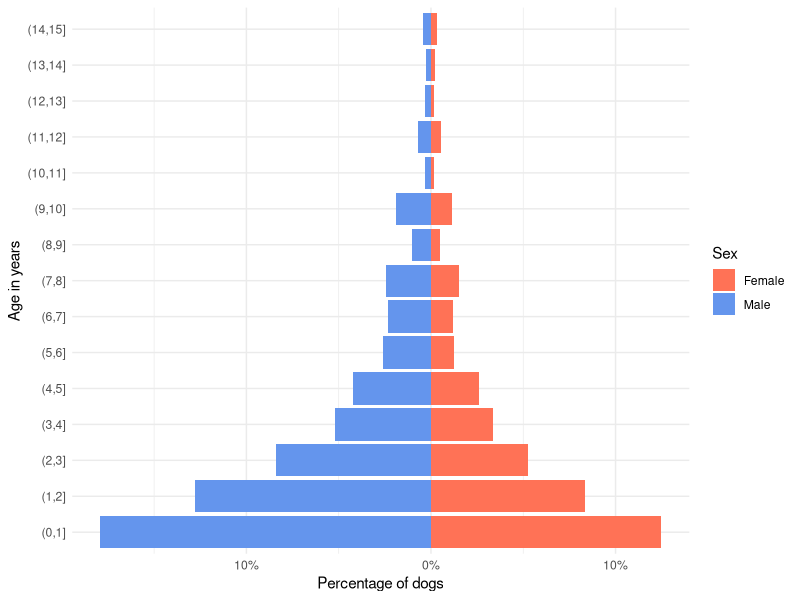
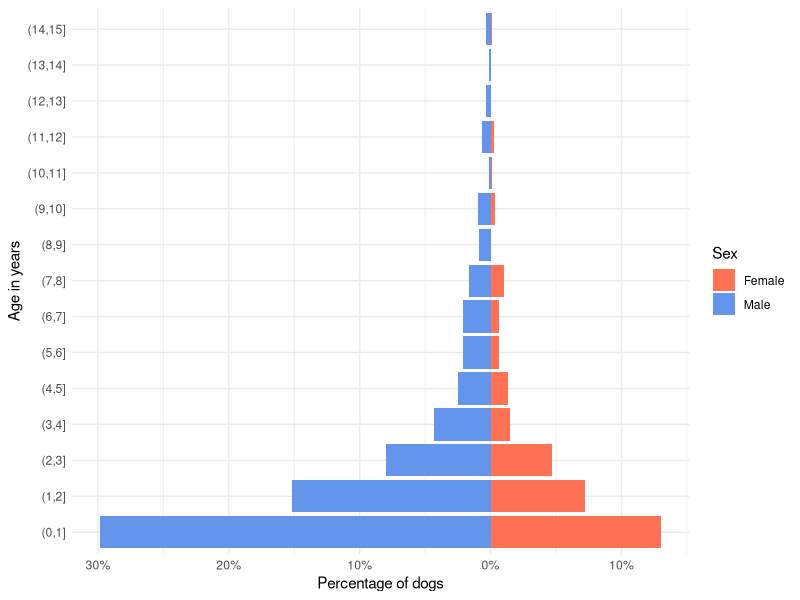
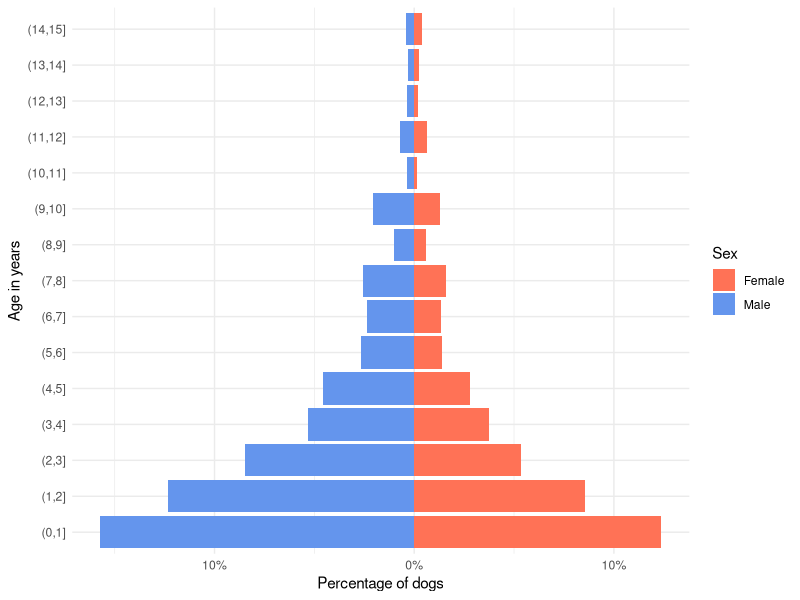

These figures' R source, in order:
# Paper analysis - canine ecology
# Elvis Diaz

# Library
library(tidyverse)

# calling database
setwd("/Users/pmacs/Desktop/Envío Paper Dinanica/Bases")

# Loading dataset - 2016
dogs <- read.csv("dogs16_data.csv", sep = ";")
houses <- read.csv("houses16_data.csv", sep = ";")

# Loading dataset - Cohort
dogs_cohort <- read.csv("dogs_cohort.csv", sep = ";")
houses_cohort <- read.csv("houses_cohort.csv", sep = ";")

# Periurban
houses_p<-houses_cohort[houses_cohort$TYPE_L=="periurban",] #212

# Urban
houses_u<-houses_cohort[houses_cohort$TYPE_L=="urban",] #673
# Identify cohort Houses
cohort_ids <- houses_cohort$UNICODE

# Select dogs - 2016
dogs16 <- dogs_cohort %>%
  filter(UNICODE %in% cohort_ids, ESTADO == "Seguimiento" | is.na(ESTADO))

# Dogs of 2017
dogs17 <- dogs_cohort %>%
  filter(!is.na(ESTADO), SIGUE_EN_CASA17 == "Si" | ESTADO == "Nuevo",
         UNICODE %in% cohort_ids)

# Separate by area
dogs16_area <- split(dogs16, dogs16$TYPE_L)
dogs17_area <- split(dogs17, dogs17$TYPE_L)

# By group
dogs16_p <- dogs16_area$periurban
dogs16_u <- dogs16_area$urban
dogs17_p <- dogs17_area$periurban
dogs17_u <- dogs17_area$urban

# By area
# Periurban
  houses_p<-houses_cohort[houses_cohort$TYPE_L=="periurban",] #212
  
# Urban
  houses_u<-houses_cohort[houses_cohort$TYPE_L=="urban",] #673
  
#------------------------------------------------------------------------------#
# Table 1.
  #### Proportion of houses with dogs ---- 
  houses_u$HAY_PERROS17[houses_u$HAY_PERROS17==""]<-"No"
  
  # Periurban
  tbl_p <- cbind(table(houses_p$PERROS), table(houses_p$HAY_PERROS17))
  test_p <- chisq.test(tbl_p, correct = TRUE)
  
  # Urban
  tbl_u <- cbind(table(houses_u$PERROS), table(houses_u$HAY_PERROS17))
  test_u <- chisq.test(tbl_u, correct = TRUE)
  
  # Table
  table1_proportion <- data.frame(
    Variable = "Proportion of houses with dogs",
    Periurban_2016 = mean(houses_p$PERROS == "SI", na.rm = TRUE),
    Periurban_2017 = mean(houses_p$HAY_PERROS17 == "Si", na.rm = TRUE),
    P_periurban = test_p$p.value,
    Urban_2016 = mean(houses_u$PERROS == "SI", na.rm = TRUE),
    Urban_2017 = mean(houses_u$HAY_PERROS17 == "Si", na.rm = TRUE),
    P_urban = test_u$p.value)
  
  # Round values
  table1_proportion[-1] <- lapply(table1_proportion[-1], round, 3)
  
  # Display table
  knitr::kable(table1_proportion, caption = "Proportion of houses with dogs")
  
#### Ratio of human to dog ----  
  # Convert variables to numeric
  houses_p <- houses_p %>%
    mutate(CUANTOS = as.numeric(CUANTOS))
  
  houses_u <- houses_u %>%
    mutate(CUANTOS = as.numeric(CUANTOS))
  
  # Replace missing-value code
  houses_p$CANTIDAD_PERSONAS17[houses_p$CANTIDAD_PERSONAS17 == 9999] <- NA
  houses_u$CANTIDAD_PERSONAS17[houses_u$CANTIDAD_PERSONAS17 == 9999] <- NA
  
  # Bootstrap for human-to-dog ratio
  bootstrap_ratio <- function(data, people, dogs,
                              n_people, n_dogs, B = 10000) {
    df_people <- na.omit(data[[people]])
    df_dogs <- na.omit(data[[dogs]])
    replicate(B, {
      sum(sample(df_people, n_people, replace = TRUE)) /
        sum(sample(df_dogs, n_dogs, replace = TRUE))})}
  set.seed(1977)
  
  # Periurban
  ratios_p16 <- bootstrap_ratio(houses_p, "VIVEN_TOTAL", "CUANTOS", 212, 212)
  
  ratios_p17 <- bootstrap_ratio(houses_p, "CANTIDAD_PERSONAS17", "CUANTOS_PERROS17", 211, 212)
  
  # Urban
  ratios_u16 <- bootstrap_ratio(houses_u, "VIVEN_TOTAL", "CUANTOS", 665, 673)
  
  ratios_u17 <- bootstrap_ratio(houses_u, "CANTIDAD_PERSONAS17", "CUANTOS_PERROS17", 670, 673)
  
  # Observed ratios
  ratio_p16 <- sum(houses_p$VIVEN_TOTAL, na.rm = TRUE) /
    sum(houses_p$CUANTOS, na.rm = TRUE)
  ratio_p17 <- sum(houses_p$CANTIDAD_PERSONAS17, na.rm = TRUE) /
    sum(houses_p$CUANTOS_PERROS17, na.rm = TRUE)
  ratio_u16 <- sum(houses_u$VIVEN_TOTAL, na.rm = TRUE) /
    sum(houses_u$CUANTOS, na.rm = TRUE)
  ratio_u17 <- sum(houses_u$CANTIDAD_PERSONAS17, na.rm = TRUE) /
    sum(houses_u$CUANTOS_PERROS17, na.rm = TRUE)
  
  # Bootstrap confidence intervals
  ci_ratio <- function(x) {quantile(x, c(0.025, 0.975), na.rm = TRUE)}
  ci_p16 <- ci_ratio(ratios_p16)
  ci_p17 <- ci_ratio(ratios_p17)
  ci_u16 <- ci_ratio(ratios_u16)
  ci_u17 <- ci_ratio(ratios_u17)
  
  # Bootstrap comparison of ratios
  bootstrap_pvalue <- function(x, y, observed, B = 9999) {
    boot <- replicate(B, {
    mean(sample(x, length(x), replace = TRUE)) /
    mean(sample(y, length(y), replace = TRUE))})
    (1 + sum(boot >= observed)) / (B + 1)}
  
  # Periurban
  ratio_ratios_p <- ratio_p16 / ratio_p17
  p_ratio_p <- bootstrap_pvalue(ratios_p16, ratios_p17, ratio_ratios_p)
  
  # Urban
  ratio_ratios_u <- ratio_u16 / ratio_u17
  p_ratio_u <- bootstrap_pvalue(ratios_u16, ratios_u17, ratio_ratios_u)
  
  # Table 1 - Human-to-dog ratio
  table1_ratio <- data.frame(
    Variable = "Ratio of human to dog",
    Periurban_2016 = paste0(round(ratio_p16, 2), ":1"),
    Periurban_2017 = paste0(round(ratio_p17, 2), ":1"),
    P_periurban = round(p_ratio_p, 3),
    Urban_2016 = paste0(round(ratio_u16, 2), ":1"),
    Urban_2017 = paste0(round(ratio_u17, 2), ":1"),
    P_urban = round(p_ratio_u, 3))
  knitr::kable(table1_ratio,caption = "Human-to-dog")
  
  #### Canine population density ----
  # Number of dogs per household: PERIURBAN
  dogs_house_p <- houses_p %>%
    distinct(UNICODE) %>%
    left_join(
      dogs16_p %>% dplyr::count(UNICODE, name = "dogs_2016"), by = "UNICODE") %>%
    left_join(
      dogs17_p %>% dplyr::count(UNICODE, name = "dogs_2017"), by = "UNICODE") %>%
    mutate(
      dogs_2016 = replace_na(dogs_2016, 0), dogs_2017 = replace_na(dogs_2017, 0))
  
  # Number of dogs per household: URBAN
  dogs_house_u <- houses_u %>%
    distinct(UNICODE) %>%
    left_join(
      dogs16_u %>% dplyr::count(UNICODE, name = "dogs_2016"), by = "UNICODE") %>%
    left_join(dogs17_u %>% dplyr::count(UNICODE, name = "dogs_2017"), by = "UNICODE") %>%
    mutate(dogs_2016 = replace_na(dogs_2016, 0), dogs_2017 = replace_na(dogs_2017, 0))
  
#### Mean dogs per house (SD) ----
  # Convert variables to numeric
  houses_cohort <- houses_cohort %>%
    mutate(CUANTOS = as.numeric(CUANTOS),
      CUANTOS_PERROS17 = as.numeric(CUANTOS_PERROS17))
  
  # Mean dogs per house (SD)
  mean_dogs <- function(data, area) {
    d <- data %>% filter(TYPE_L == area)
    
    # Descriptive statistics
    mean16 <- mean(d$CUANTOS, na.rm = TRUE)
    sd16   <- sd(d$CUANTOS, na.rm = TRUE)
    mean17 <- mean(d$CUANTOS_PERROS17, na.rm = TRUE)
    sd17   <- sd(d$CUANTOS_PERROS17, na.rm = TRUE)
    
    # Paired t-test
    p <- t.test(d$CUANTOS, d$CUANTOS_PERROS17, paired = TRUE)$p.value
    data.frame(Area = area, Mean_2016 = mean16, SD_2016 = sd16,
               Mean_2017 = mean17, SD_2017 = sd17, P_value = p)}
  
  # Apply function
  results_mean_dogs <- bind_rows(
    mean_dogs(houses_cohort, "periurban"),
    mean_dogs(houses_cohort, "urban"))
  results_mean_dogs
  knitr::kable(results_mean_dogs, digits = 2, caption = "Mean dogs per house")
  
#------------------------------------------------------------------------------# 
# Figure 2. Baseline sex and age distribution in urban and periurban areas
  # DOG SEX
  dogs$SEXO[dogs$SEXO == "F"] <- "H"
  dogs$SEX <- factor(dogs$SEXO, levels = c("H", "M"), labels = c("Female", "Male"))
  table(dogs$SEX, useNA = "always")
  
  # DOG AGE
  dogs$EDAD_M[dogs$EDAD_M == "NS"] <- NA
  dogs$EDAD_A[dogs$EDAD_A == "NS"] <- NA
  
  dogs$dogageyear <- as.numeric(as.character(dogs$EDAD_A))
  dogs$dogagemonth <- as.numeric(as.character(dogs$EDAD_M))
  dogs$dogage <- dogs$dogageyear * 12 + dogs$dogagemonth
  dogs$dogage1 <- round(dogs$dogage / 12, digits = 1)
  
  # Separating by area
  peri <- dogs[dogs$TYPE_L == "periurban", ]
  urban <- dogs[dogs$TYPE_L == "urban", ]
  
  # Age intervals
  rangos.valor  <- cut(dogs$dogage1, seq(0, 15, by = 1))
  rangos.valor1 <- cut(peri$dogage1, seq(0, 15, by = 1))
  rangos.valor2 <- cut(urban$dogage1, seq(0, 15, by = 1))
  
  edad_sexo <- table(dogs$SEX, rangos.valor)
  test1 <- data.frame(edad_sexo)
  df0 <- data.frame(Edad = test1$rangos.valor, Sex = test1$Var1, Poblacion = test1$Freq)
  
  # Calculating percentages
  df0$Percentage <- df0$Poblacion / sum(df0$Poblacion) * 100
  
  # Plot
  plot <- ggplot(
    data = df0,
    mapping = aes(
      x = ifelse(Sex == "Male", -Percentage, Percentage),
      y = Edad, fill = Sex)) +
    geom_bar(stat = "identity") +
    scale_fill_manual(values = c("coral1", "cornflowerblue")) +
    scale_x_continuous(labels = function(x) paste0(abs(x), "%")) +
    labs(x = "Percentage of dogs",y = "Age in years",fill = "Sex") +
    theme_minimal()
  
  plot
  
 # Periurban
  edad_rango1 <- table(peri$SEX, rangos.valor1)
  test1 <- data.frame(edad_rango1)
  df0 <- data.frame(Edad = test1$rangos.valor1,Sex = test1$Var1,Poblacion = test1$Freq)
  df0$Percentage <- df0$Poblacion / sum(df0$Poblacion) * 100

  plot1 <- ggplot(
    data = df0,mapping = aes(
      x = ifelse(Sex == "Male", -Percentage, Percentage),
      y = Edad,fill = Sex)) +
    geom_bar(stat = "identity") +
    scale_fill_manual(values = c("coral1", "cornflowerblue")) +
    scale_x_continuous(labels = function(x) paste0(abs(x), "%")) +
    labs(x = "Percentage of dogs",y = "Age in years",fill = "Sex") +
    theme_minimal()
  
  plot1
  
# Urban
  edad_rango2 <- table(urban$SEX, rangos.valor2)
  test1 <- data.frame(edad_rango2)
  df0 <- data.frame(Edad = test1$rangos.valor2,
    Sex = test1$Var1, Poblacion = test1$Freq)
  df0$Percentage <- df0$Poblacion / sum(df0$Poblacion) * 100
  
  plot2 <- ggplot(
    data = df0, mapping = aes(
      x = ifelse(Sex == "Male", -Percentage, Percentage),
      y = Edad, fill = Sex)) +
    geom_bar(stat = "identity") +
    scale_fill_manual(values = c("coral1", "cornflowerblue")) +
    scale_x_continuous(labels = function(x) paste0(abs(x), "%")) +
    labs(x = "Percentage of dogs", y = "Age in years", fill = "Sex") +
    theme_minimal()
  
  plot2
  
#------------------------------------------------------------------------------#  
# Table 2. Origin of dogs that entered the cohort
  dogs17_new <- dogs_cohort %>%
    filter(UNICODE %in% cohort_ids,ESTADO == "Nuevo")
  
  # ORIGIN OF NEW DOGS
  
  # Frequency table
  tabla_procedencia <- table(
    dogs17_new$PROCEDENCIA,
    dogs17_new$TYPE_L
  )
  
  # Absolute frequencies
  tabla_procedencia
  
  # Percentages by TYPE_L
  round(prop.table(tabla_procedencia, margin = 2) * 100, 1) 
  
  fisher.test(tabla_procedencia)
  
  # PLACE OF ORIGIN OF NEW DOGS
  dogs17_new$DONDE_TRAJERON17[
    dogs17_new$PROCEDENCIA == "CRIA DE MIS PERRAS.NACIO AQUI"
  ] <- "Nacio en esta vivienda"
  
  # Frequency table
  tabla_donde_trajeron <- table(
    dogs17_new$DONDE_TRAJERON17,
    dogs17_new$TYPE_L
  )
  
  # Absolute frequencies
  tabla_donde_trajeron
  
  # Percentages by TYPE_L
  round(prop.table(tabla_donde_trajeron, margin = 2) * 100, 1) 
  
  fisher.test(tabla_donde_trajeron)
#------------------------------------------------------------------------------#
# Table 3. Access
 
  # Cleaning empty values
  dogs16_p$ACCESO_CALLE[dogs16_p$ACCESO_CALLE == ""] <- NA
  dogs16_u$ACCESO_CALLE[dogs16_u$ACCESO_CALLE == ""] <- NA
  
  # Building the combined dataset
  acceso16 <- data.frame(
    ACCESO_CALLE = c(dogs16_p$ACCESO_CALLE, dogs16_u$ACCESO_CALLE),
    TYPE_L = factor(c(rep("Periurban", nrow(dogs16_p)),
        rep("Urban", nrow(dogs16_u))),levels = c("Periurban", "Urban")))
  
  # Frequencies and percentages
  tab_acceso16 <- table(acceso16$ACCESO_CALLE, acceso16$TYPE_L)
  
  tab_acceso16
  round(prop.table(tab_acceso16, margin = 2) * 100, 1)
  
  # Chi-square test
  chisq.test(tab_acceso16, correct = FALSE)
  
  # RESTRICTION LEVELS - 2017
  
  # Grouping exit categories
  dogs17$COMO_PERMANECE_CASA17[
    dogs17$COMO_PERMANECE_CASA17 %in% c("sale_dia", "sale_noche")
  ] <- "sale_una_o_dos_veces_al_dia"
  
  # Frequency table
  tab_restriccion17 <- table(dogs17$COMO_PERMANECE_CASA17, dogs17$TYPE_L)
  
  # Percentages by area
  round(prop.table(tab_restriccion17, margin = 2) * 100, 1)
  
  # Fisher
  fisher.test(tab_restriccion17)
  
  # DOG WALKING - 2016
  
  paseo16 <- data.frame(
    PASEAN16 = c(dogs16_p$PASEAN16, dogs16_u$PASEAN16),
    TYPE_L = factor(c(rep("Periurban", nrow(dogs16_p)),
        rep("Urban", nrow(dogs16_u))),
      levels = c("Periurban", "Urban")))
  paseo16$PASEAN16[paseo16$PASEAN16 == ""] <- NA
  
  tab_paseo16 <- table(paseo16$PASEAN16, paseo16$TYPE_L)
  round(prop.table(tab_paseo16, margin = 2) * 100, 1)
  chisq.test(tab_paseo16, correct = FALSE)
  
  #### DOG WALKING - 2017 ####
  tab_paseo17 <- table(dogs17$PASEAN17, dogs17$TYPE_L)
  round(prop.table(tab_paseo17, margin = 2) * 100, 1)
  chisq.test(tab_paseo17, correct = FALSE)
  
  # LEASH USE - 2016

  # Cleaning missing values
  dogs16_p$CORREA16[dogs16_p$CORREA16 %in% c("NS", "")] <- NA
  dogs16_u$CORREA16[dogs16_u$CORREA16 %in% c("NS", "")] <- NA
  
  correa16 <- data.frame(
    CORREA16 = c(dogs16_p$CORREA16, dogs16_u$CORREA16),
    TYPE_L = factor(c(rep("Periurban", nrow(dogs16_p)),
        rep("Urban", nrow(dogs16_u))),
      levels = c("Periurban", "Urban")))
  
  tab_correa16 <- table(correa16$CORREA16, correa16$TYPE_L)
  round(prop.table(tab_correa16, margin = 2) * 100, 1)
  chisq.test(tab_correa16, correct = FALSE)
  
  #### LEASH USE - 2017 ####
  tab_correa17 <- table(dogs17$PASEAN_CORREA17, dogs17$TYPE_L)
  round(prop.table(tab_correa17, margin = 2) * 100, 1)
  chisq.test(tab_correa17, correct = FALSE)

#------------------------------------------------------------------------------#
# Table 4. Dogs exiting the cohort 
  # Loading data
  dogs <- read.csv("dogs_exit.csv", sep = ";")
  
  # Selecting dogs that exited the cohort
  dogs <- dogs[!is.na(dogs$ESTADO) & dogs$ESTADO == "Seguimiento" &
          dogs$SIGUE_EN_CASA17 %in% c("No", "perro_no_es_esta_vivienda"),]
  
  # Checking sample size
  table(dogs$TYPE_L)

  # Sex - Frequencies
  tabla_sexo <- table(dogs$SEXO, dogs$TYPE_L)
  
  # Percentage of females
  round(prop.table(tabla_sexo, 2)["H", ] * 100, 1)
  
  # Chi-square
  chisq.test(tabla_sexo)
  
  # Calculating age in months
  dogs$dogageyear <- as.numeric(as.character(dogs$EDAD_ANIO17))
  dogs$dogagemonth <- as.numeric(as.character(dogs$EDAD_MESES17))
  dogs$dogage <- dogs$dogageyear * 12 + dogs$dogagemonth
  
  # Separating by area
  dogs_periurban <- dogs[dogs$TYPE_L == "periurban", ]
  dogs_urban <- dogs[dogs$TYPE_L == "urban", ]
  
  # Median and IQR
  median(dogs_periurban$dogage, na.rm = TRUE)
  quantile(dogs_periurban$dogage, c(0.25, 0.75), na.rm = TRUE)
  
  median(dogs_urban$dogage, na.rm = TRUE)
  quantile(dogs_urban$dogage, c(0.25, 0.75), na.rm = TRUE)
  
  # Mann-Whitney
  wilcox.test(dogage ~ TYPE_L, data = dogs)
  
  # Mean and standard deviation
  mean(dogs_periurban$dogage, na.rm = TRUE)
  sd(dogs_periurban$dogage, na.rm = TRUE)
  
  mean(dogs_urban$dogage, na.rm = TRUE)
  sd(dogs_urban$dogage, na.rm = TRUE)
  
  # Student t-test
  t.test(dogage ~ TYPE_L, data = dogs) 
  
  # Purebred - Frequencies
  tabla_raza <- table(dogs$RAZA, dogs$TYPE_L)
  
  # Percentage of purebred dogs
  round(prop.table(tabla_raza, 2)["R", ] * 100, 1)
  
  # Chi-square
  chisq.test(tabla_raza)
  
  # Vaccinated - Excluding NS
  dogs$ESTE_ANIO_VACUNARON17[dogs$ESTE_ANIO_VACUNARON17 == "NS"] <- NA
  
  # Frequencies
  tabla_vacuna <- table(dogs$ESTE_ANIO_VACUNARON17,dogs$TYPE_L)
  
  # Percentage vaccinated
  round(prop.table(tabla_vacuna, 2)["Si", ] * 100, 1)
  
  # Chi-square
  chisq.test(tabla_vacuna)
  
  # Access - Excluding blank responses
  dogs$ACCESO_CALLE16[dogs$ACCESO_CALLE16 == ""] <- NA
  
  # Frequencies
  tabla_acceso <- table(dogs$ACCESO_CALLE16,dogs$TYPE_L)
  
  # Percentage with free access
  round(prop.table(tabla_acceso, 2)["SI", ] * 100, 1)
  
  # Chi-square
  chisq.test(tabla_acceso)
  
  # Exit - Frequencies
  tabla_salida <- table(dogs$CAUSA_NO_ESTE17,dogs$TYPE_L)
  
  # Percentages by area
  round(prop.table(tabla_salida, 2) * 100, 1)
  
  # Fisher exact test (hybrid)
  fisher.test(tabla_salida,hybrid = TRUE,workspace = 2e7)
  
  # Emigration - Selecting dogs sent to another household
  send_other <- dogs[
    dogs$CAUSA_NO_ESTE17 == "otra_casa" & !is.na(dogs$CAUSA_NO_ESTE17),]
  
  # Reviewing original destinations
  table(send_other$OTRA_CIUDAD17, useNA = "ifany")
  
  # Replacing "ns" with NA
  send_other$OTRA_CIUDAD17[
    tolower(trimws(send_other$OTRA_CIUDAD17)) == "ns"] <- NA
  
  # Standardizing responses
  send_other$OTRA_CIUDAD17 <- tolower(trimws(send_other$OTRA_CIUDAD17))
  
  # Classifying destinations
  send_other$OTRA_CIUDAD17[
    send_other$OTRA_CIUDAD17 %in%c("aqp", "arequipa", "1.1.78.94")] <- "arequipa"
  
  # Creating destination categories
  send_other$DESTINO <- ifelse(
    send_other$OTRA_CIUDAD17 == "arequipa", "To other districts within Arequipa",
    ifelse(send_other$OTRA_CIUDAD17 == "lima","To Lima",
      ifelse(send_other$OTRA_CIUDAD17 %in% c("cusco", "moquegua"),
        "To other regions",NA)))
  
  # Reviewing classification
  table(send_other$DESTINO, useNA = "ifany")
  
  # Frequencies by area
  tabla_destino <- table(send_other$DESTINO,send_other$TYPE_L)
  
  # Percentages by area
  round(prop.table(tabla_destino, margin = 2) * 100,digits = 1)
  
  # Fisher's exact test
  fisher.test(tabla_destino,hybrid = TRUE,workspace = 2e7)
  
  # Cause of death - Selecting deceased dogs
  death <- dogs[dogs$CAUSA_NO_ESTE17 == "murio" & !is.na(dogs$DE_QUE_MURIO17),]
  
  # Ordering categories
  death$DE_QUE_MURIO17 <- factor(death$DE_QUE_MURIO17, levels = c("veneno",
      "enfermedad", "atropello", "natural_vejez", "otro"))
  
  # Frequencies
  tabla_muerte <- table(death$DE_QUE_MURIO17,death$TYPE_L)
  
  # Percentages by area
  round(prop.table(tabla_muerte, 2) * 100, 1)
  
  # Fisher exact test
  fisher.test(tabla_muerte, hybrid = TRUE, workspace = 2e7)
  
#------------------------------------------------------------------------------#
# Table 5. Transient dogs
  # Reading data from the unified dog database
  PERRO_TEMPORAL_2017<-read.csv("dogs_temporal.csv", sep = ";")
  
  # Identifying urban localities
  localidades_urbanas <- c("1.1.77.", "1.1.78.", "1.1.81.", "1.1.83.")
  
  # Classifying transient dogs
  TEMPORAL_URBANO <- PERRO_TEMPORAL_2017[
    grepl(paste(localidades_urbanas, collapse = "|"),
      PERRO_TEMPORAL_2017$UNICODE_PERRO_TEMPORAL), ]
  
  TEMPORAL_PERI <- PERRO_TEMPORAL_2017[
    !grepl(paste(localidades_urbanas, collapse = "|"),
      PERRO_TEMPORAL_2017$UNICODE_PERRO_TEMPORAL), ]
  
  # Number of records by area
  URBANO_TOTAL <- nrow(TEMPORAL_URBANO)
  PERIURBANO_TOTAL <- nrow(TEMPORAL_PERI)
  
  # Number of households with transient dogs
  TEMPORAL_SI <- PERRO_TEMPORAL_2017[PERRO_TEMPORAL_2017$TUVO_PERRO_TEMPORAL == "Si", ]
  TEMPORAL_SI_U <- TEMPORAL_URBANO[TEMPORAL_URBANO$TUVO_PERRO_TEMPORAL == "Si", ]
  TEMPORAL_SI_PERI <- TEMPORAL_PERI[TEMPORAL_PERI$TUVO_PERRO_TEMPORAL == "Si", ]
  
  # Table showing the presence of transient dogs
  tabla_temporal <- table(
    Area = c(rep("Periurban", nrow(TEMPORAL_PERI)),rep("Urban", nrow(TEMPORAL_URBANO))),
    TUVO = c(TEMPORAL_PERI$TUVO_PERRO_TEMPORAL,TEMPORAL_URBANO$TUVO_PERRO_TEMPORAL))
  tabla_temporal
  
  # Percentage of households with transient dogs
  porcentaje_temporal <- prop.table(tabla_temporal,margin = 1) * 100
  round(porcentaje_temporal, 1)
  
  # Chi-square test
  chisq.test(tabla_temporal)
  
  # Table of reasons
  tabla_motivos <- table(
    Area = c(rep("Periurban", nrow(TEMPORAL_SI_PERI)),
             rep("Urban", nrow(TEMPORAL_SI_U))),
    Motivo = c(TEMPORAL_SI_PERI$QUE_PASO_PERRO_TEMPORAL,
               TEMPORAL_SI_U$QUE_PASO_PERRO_TEMPORAL))
  tabla_motivos
  
  # Percentages by area
  porcentaje_motivos <- prop.table(tabla_motivos,margin = 1) * 100
  round(porcentaje_motivos, 1)
  
  # Fisher's exact test
  fisher.test(tabla_motivos) 

  
